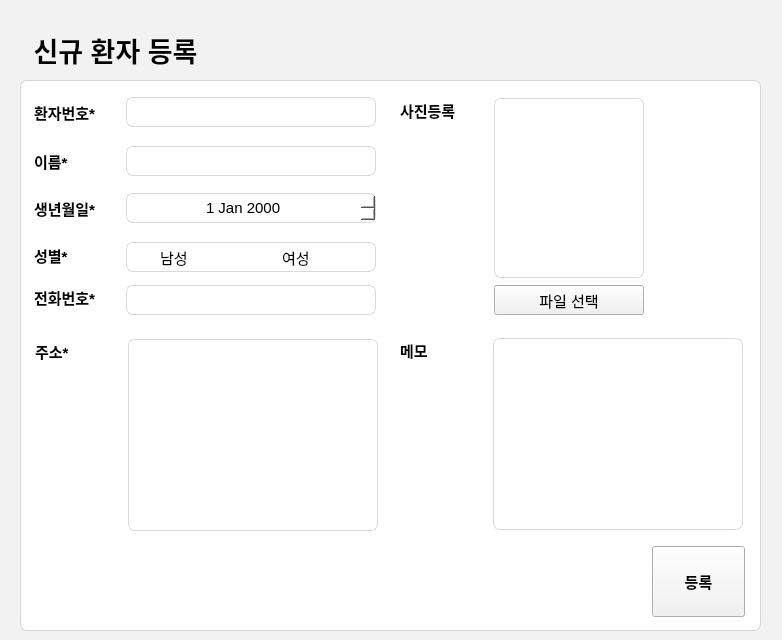
<?xml version="1.0" encoding="UTF-8"?>
<ui version="4.0">
 <class>EnrollManager</class>
 <widget class="QWidget" name="EnrollManager">
  <property name="geometry">
   <rect>
    <x>0</x>
    <y>0</y>
    <width>782</width>
    <height>640</height>
   </rect>
  </property>
  <property name="sizePolicy">
   <sizepolicy hsizetype="Preferred" vsizetype="Preferred">
    <horstretch>0</horstretch>
    <verstretch>0</verstretch>
   </sizepolicy>
  </property>
  <property name="sizeIncrement">
   <size>
    <width>0</width>
    <height>0</height>
   </size>
  </property>
  <property name="windowTitle">
   <string>Enroll Manager</string>
  </property>
  <property name="styleSheet">
   <string notr="true">background-color: rgb(242, 242, 242);</string>
  </property>
  <widget class="QLineEdit" name="telLineEdit_2">
   <property name="geometry">
    <rect>
     <x>126</x>
     <y>242</y>
     <width>250</width>
     <height>30</height>
    </rect>
   </property>
   <property name="minimumSize">
    <size>
     <width>250</width>
     <height>30</height>
    </size>
   </property>
   <property name="maximumSize">
    <size>
     <width>250</width>
     <height>16777215</height>
    </size>
   </property>
   <property name="font">
    <font>
     <pointsize>11</pointsize>
    </font>
   </property>
   <property name="styleSheet">
    <string notr="true">background-color: rgb(255, 255, 255);
border: 1px solid rgba(190, 190, 190, 150);
border-radius:7px;</string>
   </property>
   <property name="readOnly">
    <bool>true</bool>
   </property>
  </widget>
  <widget class="QLabel" name="label_9">
   <property name="geometry">
    <rect>
     <x>400</x>
     <y>98</y>
     <width>85</width>
     <height>24</height>
    </rect>
   </property>
   <property name="sizePolicy">
    <sizepolicy hsizetype="Preferred" vsizetype="Fixed">
     <horstretch>0</horstretch>
     <verstretch>0</verstretch>
    </sizepolicy>
   </property>
   <property name="minimumSize">
    <size>
     <width>85</width>
     <height>0</height>
    </size>
   </property>
   <property name="maximumSize">
    <size>
     <width>85</width>
     <height>16777215</height>
    </size>
   </property>
   <property name="font">
    <font>
     <pointsize>11</pointsize>
     <bold>true</bold>
    </font>
   </property>
   <property name="styleSheet">
    <string notr="true">background-color: rgba(255, 255, 255, 0);</string>
   </property>
   <property name="text">
    <string>사진등록</string>
   </property>
  </widget>
  <widget class="QLabel" name="label_3">
   <property name="geometry">
    <rect>
     <x>34</x>
     <y>196</y>
     <width>85</width>
     <height>24</height>
    </rect>
   </property>
   <property name="sizePolicy">
    <sizepolicy hsizetype="Preferred" vsizetype="Fixed">
     <horstretch>0</horstretch>
     <verstretch>0</verstretch>
    </sizepolicy>
   </property>
   <property name="minimumSize">
    <size>
     <width>85</width>
     <height>0</height>
    </size>
   </property>
   <property name="maximumSize">
    <size>
     <width>85</width>
     <height>16777215</height>
    </size>
   </property>
   <property name="font">
    <font>
     <pointsize>11</pointsize>
     <bold>true</bold>
    </font>
   </property>
   <property name="styleSheet">
    <string notr="true">background-color: rgba(255, 255, 255, 0);</string>
   </property>
   <property name="text">
    <string>생년월일*</string>
   </property>
  </widget>
  <widget class="QDateEdit" name="birthDateEdit">
   <property name="geometry">
    <rect>
     <x>126</x>
     <y>193</y>
     <width>250</width>
     <height>30</height>
    </rect>
   </property>
   <property name="minimumSize">
    <size>
     <width>250</width>
     <height>30</height>
    </size>
   </property>
   <property name="font">
    <font>
     <pointsize>11</pointsize>
    </font>
   </property>
   <property name="styleSheet">
    <string notr="true">background-color: rgba(255, 255, 255, 255);
border: 1px solid rgba(190, 190, 190, 150);
border-radius:7px;
color: black;</string>
   </property>
   <property name="alignment">
    <set>Qt::AlignCenter</set>
   </property>
  </widget>
  <widget class="QTextEdit" name="memoTextEdit">
   <property name="geometry">
    <rect>
     <x>493</x>
     <y>338</y>
     <width>250</width>
     <height>192</height>
    </rect>
   </property>
   <property name="minimumSize">
    <size>
     <width>250</width>
     <height>0</height>
    </size>
   </property>
   <property name="maximumSize">
    <size>
     <width>250</width>
     <height>16777215</height>
    </size>
   </property>
   <property name="font">
    <font>
     <pointsize>11</pointsize>
    </font>
   </property>
   <property name="styleSheet">
    <string notr="true">background-color: rgb(255, 255, 255);
border: 1px solid rgba(190, 190, 190, 150);
border-radius:7px;</string>
   </property>
  </widget>
  <widget class="QPushButton" name="selectFilePushButton">
   <property name="geometry">
    <rect>
     <x>494</x>
     <y>285</y>
     <width>150</width>
     <height>30</height>
    </rect>
   </property>
   <property name="minimumSize">
    <size>
     <width>150</width>
     <height>30</height>
    </size>
   </property>
   <property name="maximumSize">
    <size>
     <width>16777215</width>
     <height>30</height>
    </size>
   </property>
   <property name="font">
    <font>
     <pointsize>11</pointsize>
    </font>
   </property>
   <property name="styleSheet">
    <string notr="true"/>
   </property>
   <property name="text">
    <string>파일 선택</string>
   </property>
  </widget>
  <widget class="QLabel" name="label_6">
   <property name="geometry">
    <rect>
     <x>400</x>
     <y>339</y>
     <width>85</width>
     <height>30</height>
    </rect>
   </property>
   <property name="sizePolicy">
    <sizepolicy hsizetype="Preferred" vsizetype="Fixed">
     <horstretch>0</horstretch>
     <verstretch>0</verstretch>
    </sizepolicy>
   </property>
   <property name="minimumSize">
    <size>
     <width>85</width>
     <height>30</height>
    </size>
   </property>
   <property name="maximumSize">
    <size>
     <width>85</width>
     <height>30</height>
    </size>
   </property>
   <property name="font">
    <font>
     <pointsize>11</pointsize>
     <bold>true</bold>
    </font>
   </property>
   <property name="styleSheet">
    <string notr="true">background-color: rgba(255, 255, 255, 0);</string>
   </property>
   <property name="text">
    <string>메모</string>
   </property>
   <property name="alignment">
    <set>Qt::AlignLeading|Qt::AlignLeft|Qt::AlignTop</set>
   </property>
  </widget>
  <widget class="QLineEdit" name="nameLineEdit">
   <property name="geometry">
    <rect>
     <x>126</x>
     <y>146</y>
     <width>250</width>
     <height>30</height>
    </rect>
   </property>
   <property name="minimumSize">
    <size>
     <width>250</width>
     <height>30</height>
    </size>
   </property>
   <property name="font">
    <font>
     <pointsize>11</pointsize>
    </font>
   </property>
   <property name="styleSheet">
    <string notr="true">background-color: rgb(255, 255, 255);
border: 1px solid rgba(190, 190, 190, 150);
border-radius:7px;</string>
   </property>
   <property name="text">
    <string/>
   </property>
   <property name="alignment">
    <set>Qt::AlignLeading|Qt::AlignLeft|Qt::AlignVCenter</set>
   </property>
  </widget>
  <widget class="QLabel" name="label">
   <property name="geometry">
    <rect>
     <x>34</x>
     <y>149</y>
     <width>85</width>
     <height>24</height>
    </rect>
   </property>
   <property name="sizePolicy">
    <sizepolicy hsizetype="Preferred" vsizetype="Fixed">
     <horstretch>0</horstretch>
     <verstretch>0</verstretch>
    </sizepolicy>
   </property>
   <property name="minimumSize">
    <size>
     <width>85</width>
     <height>0</height>
    </size>
   </property>
   <property name="maximumSize">
    <size>
     <width>85</width>
     <height>16777215</height>
    </size>
   </property>
   <property name="font">
    <font>
     <pointsize>11</pointsize>
     <bold>true</bold>
    </font>
   </property>
   <property name="styleSheet">
    <string notr="true">background-color: rgba(255, 255, 255, 0);</string>
   </property>
   <property name="text">
    <string>이름*</string>
   </property>
  </widget>
  <widget class="QLabel" name="label_7">
   <property name="geometry">
    <rect>
     <x>0</x>
     <y>30</y>
     <width>231</width>
     <height>40</height>
    </rect>
   </property>
   <property name="minimumSize">
    <size>
     <width>0</width>
     <height>40</height>
    </size>
   </property>
   <property name="font">
    <font>
     <pointsize>20</pointsize>
     <bold>true</bold>
    </font>
   </property>
   <property name="styleSheet">
    <string notr="true">qproperty-alignment: AlignCenter;</string>
   </property>
   <property name="text">
    <string>신규 환자 등록</string>
   </property>
   <property name="alignment">
    <set>Qt::AlignCenter</set>
   </property>
  </widget>
  <widget class="QTextEdit" name="addressTextEdit">
   <property name="geometry">
    <rect>
     <x>128</x>
     <y>339</y>
     <width>250</width>
     <height>192</height>
    </rect>
   </property>
   <property name="minimumSize">
    <size>
     <width>250</width>
     <height>0</height>
    </size>
   </property>
   <property name="maximumSize">
    <size>
     <width>250</width>
     <height>16777215</height>
    </size>
   </property>
   <property name="font">
    <font>
     <pointsize>11</pointsize>
    </font>
   </property>
   <property name="styleSheet">
    <string notr="true">background-color: rgb(255, 255, 255);
border: 1px solid rgba(190, 190, 190, 150);
border-radius:7px;</string>
   </property>
  </widget>
  <widget class="QLabel" name="label_5">
   <property name="geometry">
    <rect>
     <x>35</x>
     <y>340</y>
     <width>85</width>
     <height>24</height>
    </rect>
   </property>
   <property name="sizePolicy">
    <sizepolicy hsizetype="Preferred" vsizetype="Fixed">
     <horstretch>0</horstretch>
     <verstretch>0</verstretch>
    </sizepolicy>
   </property>
   <property name="minimumSize">
    <size>
     <width>85</width>
     <height>0</height>
    </size>
   </property>
   <property name="maximumSize">
    <size>
     <width>85</width>
     <height>16777215</height>
    </size>
   </property>
   <property name="font">
    <font>
     <pointsize>11</pointsize>
     <bold>true</bold>
    </font>
   </property>
   <property name="styleSheet">
    <string notr="true">background-color: rgba(255, 255, 255, 0);</string>
   </property>
   <property name="text">
    <string>주소*</string>
   </property>
   <property name="alignment">
    <set>Qt::AlignLeading|Qt::AlignLeft|Qt::AlignTop</set>
   </property>
  </widget>
  <widget class="QLabel" name="label_2">
   <property name="geometry">
    <rect>
     <x>34</x>
     <y>240</y>
     <width>85</width>
     <height>30</height>
    </rect>
   </property>
   <property name="sizePolicy">
    <sizepolicy hsizetype="Preferred" vsizetype="Fixed">
     <horstretch>0</horstretch>
     <verstretch>0</verstretch>
    </sizepolicy>
   </property>
   <property name="minimumSize">
    <size>
     <width>85</width>
     <height>30</height>
    </size>
   </property>
   <property name="maximumSize">
    <size>
     <width>85</width>
     <height>16777215</height>
    </size>
   </property>
   <property name="font">
    <font>
     <pointsize>11</pointsize>
     <bold>true</bold>
    </font>
   </property>
   <property name="styleSheet">
    <string notr="true">background-color: rgba(255, 255, 255, 0);</string>
   </property>
   <property name="text">
    <string>성별*</string>
   </property>
  </widget>
  <widget class="QRadioButton" name="femaleRadioButton">
   <property name="geometry">
    <rect>
     <x>262</x>
     <y>243</y>
     <width>115</width>
     <height>28</height>
    </rect>
   </property>
   <property name="minimumSize">
    <size>
     <width>115</width>
     <height>0</height>
    </size>
   </property>
   <property name="maximumSize">
    <size>
     <width>115</width>
     <height>16777215</height>
    </size>
   </property>
   <property name="font">
    <font>
     <pointsize>11</pointsize>
    </font>
   </property>
   <property name="styleSheet">
    <string notr="true">background-color: rgba(255, 255, 255,0);</string>
   </property>
   <property name="text">
    <string>여성</string>
   </property>
  </widget>
  <widget class="QRadioButton" name="maleRadioButton">
   <property name="geometry">
    <rect>
     <x>140</x>
     <y>243</y>
     <width>115</width>
     <height>28</height>
    </rect>
   </property>
   <property name="minimumSize">
    <size>
     <width>115</width>
     <height>0</height>
    </size>
   </property>
   <property name="maximumSize">
    <size>
     <width>115</width>
     <height>16777215</height>
    </size>
   </property>
   <property name="font">
    <font>
     <pointsize>11</pointsize>
    </font>
   </property>
   <property name="styleSheet">
    <string notr="true">background-color: rgba(255, 255, 255,0);</string>
   </property>
   <property name="text">
    <string>남성</string>
   </property>
  </widget>
  <widget class="QLineEdit" name="pidLineEdit">
   <property name="enabled">
    <bool>true</bool>
   </property>
   <property name="geometry">
    <rect>
     <x>126</x>
     <y>97</y>
     <width>250</width>
     <height>30</height>
    </rect>
   </property>
   <property name="minimumSize">
    <size>
     <width>250</width>
     <height>30</height>
    </size>
   </property>
   <property name="font">
    <font>
     <pointsize>11</pointsize>
    </font>
   </property>
   <property name="styleSheet">
    <string notr="true">background-color: rgb(255, 255, 255);
border: 1px solid rgba(190, 190, 190, 150);
border-radius:7px;</string>
   </property>
   <property name="text">
    <string/>
   </property>
   <property name="alignment">
    <set>Qt::AlignLeading|Qt::AlignLeft|Qt::AlignVCenter</set>
   </property>
   <property name="readOnly">
    <bool>true</bool>
   </property>
  </widget>
  <widget class="QLabel" name="label_8">
   <property name="geometry">
    <rect>
     <x>34</x>
     <y>97</y>
     <width>85</width>
     <height>30</height>
    </rect>
   </property>
   <property name="minimumSize">
    <size>
     <width>85</width>
     <height>30</height>
    </size>
   </property>
   <property name="maximumSize">
    <size>
     <width>85</width>
     <height>16777215</height>
    </size>
   </property>
   <property name="font">
    <font>
     <pointsize>11</pointsize>
     <bold>true</bold>
    </font>
   </property>
   <property name="styleSheet">
    <string notr="true">background-color: rgba(255, 255, 255, 0);</string>
   </property>
   <property name="text">
    <string>환자번호*</string>
   </property>
  </widget>
  <widget class="QLineEdit" name="telLineEdit">
   <property name="geometry">
    <rect>
     <x>126</x>
     <y>285</y>
     <width>250</width>
     <height>30</height>
    </rect>
   </property>
   <property name="minimumSize">
    <size>
     <width>250</width>
     <height>30</height>
    </size>
   </property>
   <property name="maximumSize">
    <size>
     <width>250</width>
     <height>16777215</height>
    </size>
   </property>
   <property name="font">
    <font>
     <pointsize>11</pointsize>
    </font>
   </property>
   <property name="styleSheet">
    <string notr="true">background-color: rgb(255, 255, 255);
border: 1px solid rgba(190, 190, 190, 150);
border-radius:7px;</string>
   </property>
   <property name="alignment">
    <set>Qt::AlignLeading|Qt::AlignLeft|Qt::AlignVCenter</set>
   </property>
  </widget>
  <widget class="QLabel" name="label_4">
   <property name="geometry">
    <rect>
     <x>34</x>
     <y>285</y>
     <width>85</width>
     <height>24</height>
    </rect>
   </property>
   <property name="sizePolicy">
    <sizepolicy hsizetype="Preferred" vsizetype="Fixed">
     <horstretch>0</horstretch>
     <verstretch>0</verstretch>
    </sizepolicy>
   </property>
   <property name="minimumSize">
    <size>
     <width>85</width>
     <height>0</height>
    </size>
   </property>
   <property name="maximumSize">
    <size>
     <width>85</width>
     <height>16777215</height>
    </size>
   </property>
   <property name="font">
    <font>
     <pointsize>11</pointsize>
     <bold>true</bold>
    </font>
   </property>
   <property name="styleSheet">
    <string notr="true">background-color: rgba(255, 255, 255, 0);</string>
   </property>
   <property name="text">
    <string>전화번호*</string>
   </property>
  </widget>
  <widget class="QPushButton" name="enrollPushButton">
   <property name="geometry">
    <rect>
     <x>652</x>
     <y>546</y>
     <width>93</width>
     <height>71</height>
    </rect>
   </property>
   <property name="minimumSize">
    <size>
     <width>80</width>
     <height>40</height>
    </size>
   </property>
   <property name="font">
    <font>
     <pointsize>11</pointsize>
     <bold>true</bold>
    </font>
   </property>
   <property name="text">
    <string>등록</string>
   </property>
  </widget>
  <widget class="QLineEdit" name="telLineEdit_3">
   <property name="geometry">
    <rect>
     <x>20</x>
     <y>80</y>
     <width>741</width>
     <height>551</height>
    </rect>
   </property>
   <property name="font">
    <font>
     <pointsize>11</pointsize>
    </font>
   </property>
   <property name="styleSheet">
    <string notr="true">background-color: rgb(255, 255, 255);
border: 1px solid rgba(190, 190, 190, 150);
border-radius:7px;</string>
   </property>
   <property name="readOnly">
    <bool>true</bool>
   </property>
  </widget>
  <widget class="QLabel" name="enrollImageLabel">
   <property name="geometry">
    <rect>
     <x>494</x>
     <y>98</y>
     <width>150</width>
     <height>180</height>
    </rect>
   </property>
   <property name="styleSheet">
    <string notr="true">background-color: rgb(255, 255, 255);
border: 1px solid rgba(190, 190, 190, 150);
border-radius:7px;</string>
   </property>
   <property name="text">
    <string/>
   </property>
   <property name="pixmap">
    <pixmap resource="resource.qrc">:/img/img/man.png</pixmap>
   </property>
   <property name="scaledContents">
    <bool>true</bool>
   </property>
  </widget>
  <zorder>telLineEdit_3</zorder>
  <zorder>telLineEdit_2</zorder>
  <zorder>label_9</zorder>
  <zorder>label_3</zorder>
  <zorder>birthDateEdit</zorder>
  <zorder>memoTextEdit</zorder>
  <zorder>selectFilePushButton</zorder>
  <zorder>label_6</zorder>
  <zorder>nameLineEdit</zorder>
  <zorder>label</zorder>
  <zorder>label_7</zorder>
  <zorder>addressTextEdit</zorder>
  <zorder>label_5</zorder>
  <zorder>label_2</zorder>
  <zorder>femaleRadioButton</zorder>
  <zorder>maleRadioButton</zorder>
  <zorder>pidLineEdit</zorder>
  <zorder>label_8</zorder>
  <zorder>telLineEdit</zorder>
  <zorder>label_4</zorder>
  <zorder>enrollPushButton</zorder>
  <zorder>enrollImageLabel</zorder>
 </widget>
 <resources>
  <include location="resource.qrc"/>
 </resources>
 <connections/>
</ui>
